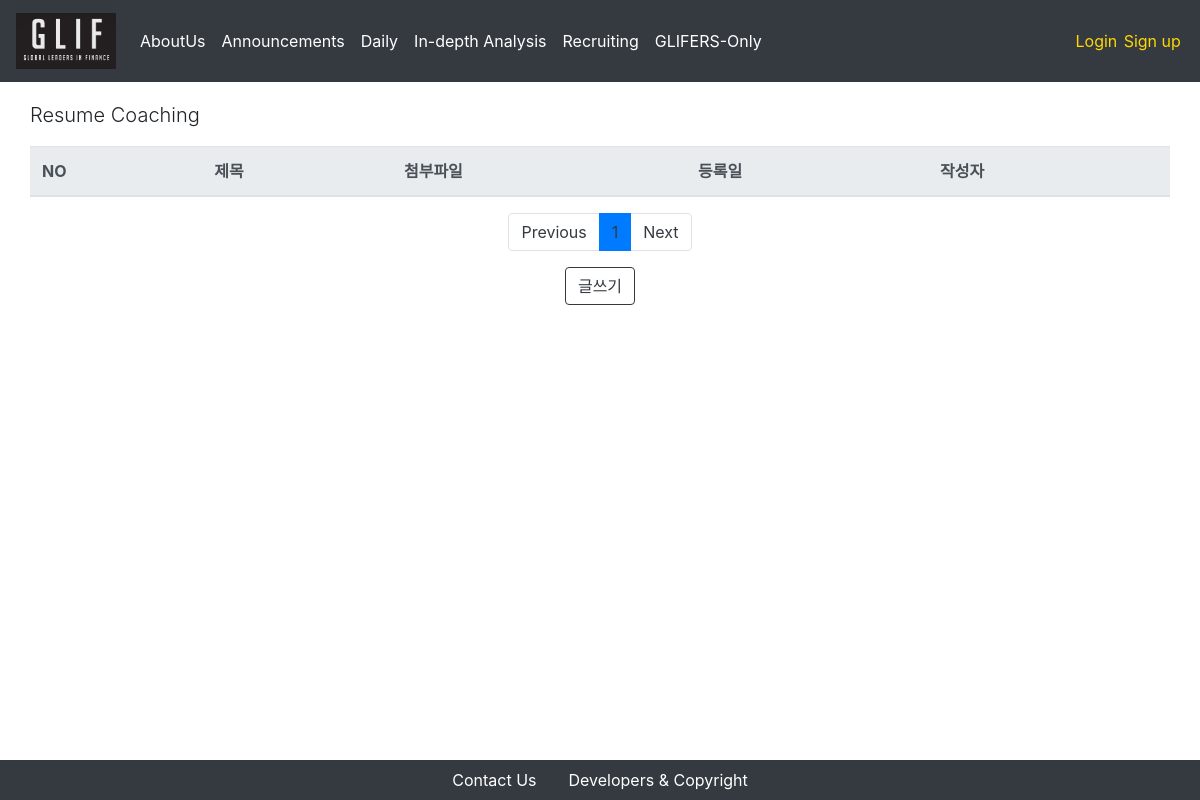
Before: /gliferonly/resume_coaching/ with the older database file.
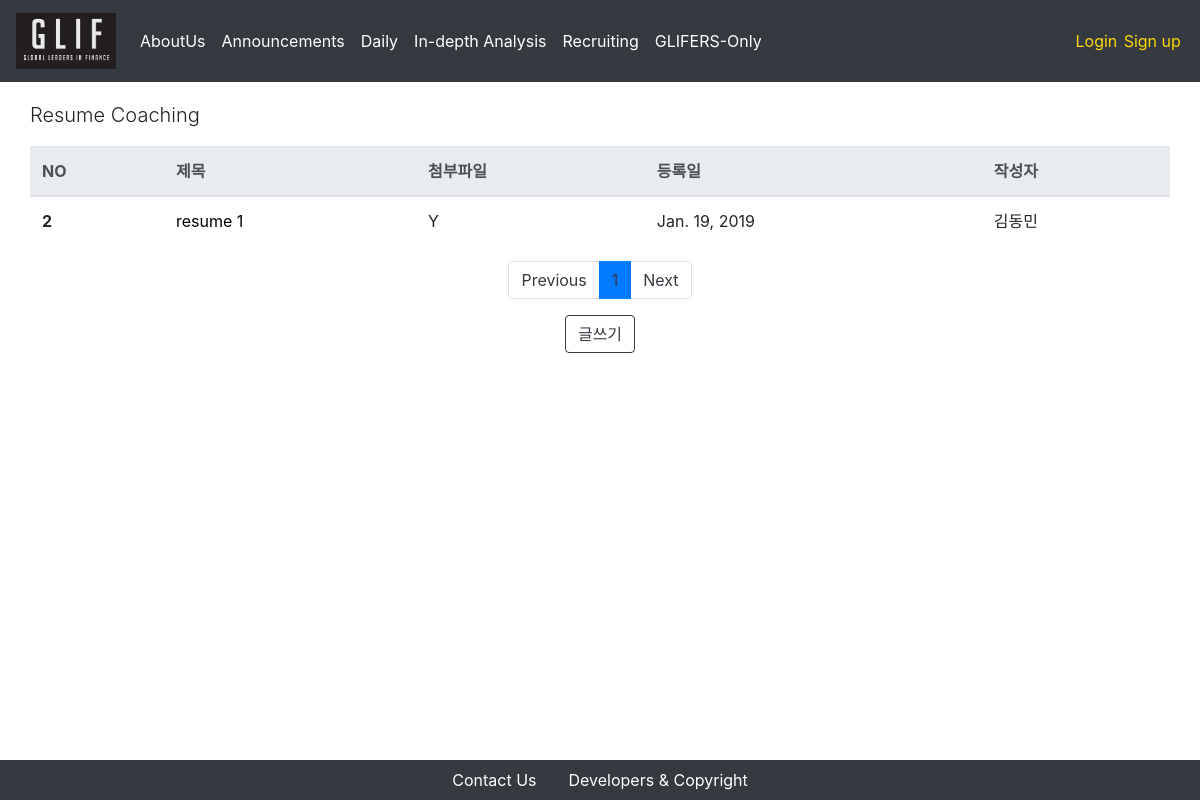
After: the same page with the newer database file.
### resume_coaching/models.py (models this page shows, shortened)
class Post(models.Model):
    title = models.CharField(max_length = 250)
    attached_file = models.FileField(upload_to = 'resume_coaching_attached_files/%Y/%m/%d/', blank = True, null = True)
    written_date = models.DateField(auto_now = True)
    writer = models.ForeignKey(CustomUser, on_delete = models.CASCADE, related_name = "resume_coaching_writer")
    content = models.TextField(max_length= 5000)

### users/models.py (models this page shows)
class CustomUser(AbstractUser):
    name_en = models.CharField(max_length = 250)
    name_kr = models.CharField(max_length = 250)
    birthdate = models.DateField(default = "2000-01-01")
    phonenumber = models.CharField(max_length = 250)
    self_intro = models.TextField(max_length = 1000)
    workplace = models.CharField(max_length = 250, default = '')
    profile_img = models.FileField(upload_to = 'profiles/%Y/%m/%d/')
    glif_OB = 'OB'
    glif_1st = '1기'
    glif_2nd = '2기'
    glif_3rd = '3기'
    glif_4th = '4기'
    nth_CHOICES = (
        (glif_OB, 'OB'),
        (glif_1st, '1기'),
        (glif_2nd, '2기'),
        (glif_3rd, '3기'),
        (glif_4th, '4기'),
    )
    year_in_school = models.CharField(
        max_length=2,
        choices=nth_CHOICES,
        default=glif_4th,
    )
    def __str__(self):
        return self.name_kr

### resume_coaching/views.py (the view)
# urls.py: path('', PostListView.as_view(), name='announcement-index'),
class PostListView(ListView):
    model = Post
    template_name = 'resume_coaching/index.html'
    context_object_name = "posts"
    paginate_by = 5
    block_size = 5 # 하단의 페이지 목록 수
    def get_queryset(self):
        order_by_recent_time = Post.objects.all().order_by("-pk")
        return order_by_recent_time
    def get_context_data(self, **kwargs):
        context = super(PostListView, self).get_context_data(**kwargs)
        block_size = 5 # 하단의 페이지 목록 수
        start_index = int((context['page_obj'].number - 1) / self.block_size) * self.block_size
        end_index = min(start_index + self.block_size, len(context['paginator'].page_range))
        context['page_range'] = context['paginator'].page_range[start_index:end_index]
        return context

### resume_coaching/templates/resume_coaching/index.html
{% extends 'setups/base.html' %}
{% block body %}
<div class = "container">
    <div class = "row">
        <p class = "lead">Resume Coaching</p>
        <table class="table">
            <thead class="thead-light">
                <tr>
                    <th scope="col">NO</th>
                    <th scope="col">제목</th>
                    <th scope="col">첨부파일</th>
                    <th scope="col">등록일</th>
                    <th scope="col">작성자</th>
                </tr>
            </thead>
            <tbody>
                {% for post in posts %}
                    <tr>
                        <th scope="row">{{ post.id }}</th>
                        <td>
                            <a href="/gliferonly/resume_coaching/{{post.pk}}" style = "color:black"> {{ post.title }} </a>
                        </td>
                        {% if post.attached_file != '' %}
                            <td>Y</td>
                        {% else %}
                            <td>N</td>
                        {% endif %}
                        <td>{{ post.written_date }}</td>
                        <td>{{ post.writer }}</td>
                    </tr>
                {% endfor %}
            </tbody>
        </table>
    </div>
    <nav aria-label="Page navigation">
        <ul class="pagination justify-content-center">
            {% if page_obj.has_previous %}
            <li class = "page-item">
                <a class = "page-link" href="?page={{ page_obj.previous_page_number }}" aria-label="Previous">
                Previous
                </a>
            </li>
            {% else %}
            <li class="page-item"><a class="page-link" href="#" tabindex="-1" aria-disabled="true">Previous</a></li>
            {% endif %}
            {% for i in page_range %}
            {% if page_obj.number == i %}
                <li class = "active page-item"><a class="page-link" href="#">{{i}}</a></li>
            {% else %}
                <li class = "page-item"><a class = "page-link" href="?page={{ i }}">{{ i }}</a></li>
            {% endif %}
            {% endfor %}
            {% if page_obj.has_next %}
            <li class = "page-item">
                <a class = "page-link" href="?page={{ page_obj.next_page_number }}" aria-label="Next">
                    Next
                </a>
            </li>
            {% else %}
            <li class="page-item">
                <a class="page-link" href="#">Next</a>
            </li>
            {% endif %}
        </ul>
    </nav>
    <div class = "row align-items-center justify-content-center">
        <button type="button" class="btn btn-outline-dark" onclick="location.href = '/gliferonly/resume_coaching/new'">글쓰기</button>
    </div>
</div>
{% endblock %}

Changed rows visible on the page:
added Post: id "2", title "resume 1", shows "Y", written_date "Jan. 19, 2019", writer "김동민"
